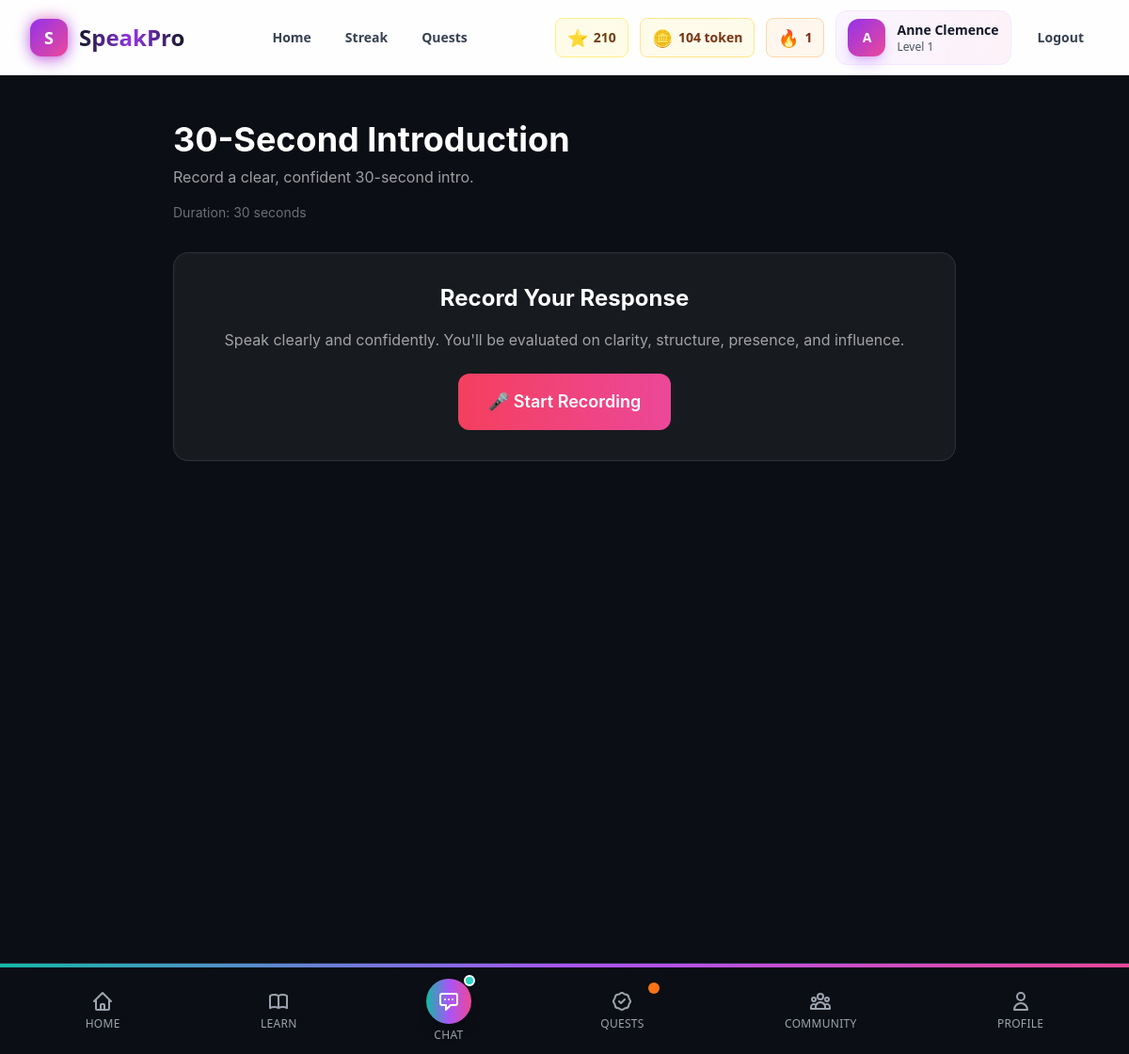
The page /milestone/13/ (signed in) on the database its author committed.
### myApp/models.py (models this page shows, shortened)
class Profile(models.Model):
    user = models.OneToOneField(User, on_delete=models.CASCADE)
    created_at = models.DateTimeField(auto_now_add=True)
    updated_at = models.DateTimeField(auto_now=True)
    daily_goal_minutes = models.IntegerField(default=5, validators=[MinValueValidator(2), MaxValueValidator(60)])
    learning_goal = models.CharField(max_length=100, default="converse_confidently")
    current_level = models.IntegerField(default=1, validators=[MinValueValidator(1), MaxValueValidator(6)])
    total_xp = models.IntegerField(default=0)
    current_streak = models.IntegerField(default=0)
    longest_streak = models.IntegerField(default=0)
    last_activity = models.DateTimeField(null=True, blank=True)
    coins = models.IntegerField(default=0)
    tickets = models.IntegerField(default=0)  # For district venue entry
    persona = models.JSONField(default=dict, blank=True)  # Role, audience, goal, etc.
    contexts = models.JSONField(default=list, blank=True)  # Typical speaking contexts
    goals = models.JSONField(default=list, blank=True)  # Learning goals
    ab_variant = models.CharField(max_length=1, default='A', choices=[('A', 'Dashboard-first'), ('B', 'Map-first')])
    onboarding_completed = models.BooleanField(default=False)

class MilestoneChallenge(models.Model):
    level = models.ForeignKey(Level, on_delete=models.CASCADE, related_name='milestones')
    name = models.CharField(max_length=100)
    description = models.TextField()
    duration_seconds = models.IntegerField()
    rubric = models.JSONField(default=dict)  # Criteria and weights
    xp_reward = models.IntegerField(default=50)
    coins_reward = models.IntegerField(default=20)

### myApp/views.py (the view)
# urls.py: path('milestone/<int:level_id>/', views.milestone_challenge, name='milestone_challenge'),
@login_required
def milestone_challenge(request, level_id):
    level = get_object_or_404(Level, id=level_id)
    milestone = get_object_or_404(MilestoneChallenge, level=level)
    attempts = MilestoneAttempt.objects.filter(
        user=request.user,
        milestone=milestone
    ).order_by('-created_at')
    context = {
        'level': level,
        'milestone': milestone,
        'attempts': attempts,
    }
    return render(request, 'myApp/milestone_challenge.html', context)

### myApp/templates/myApp/milestone_challenge.html (shortened to what this page needs)
{% extends 'myApp/base.html' %}
{% load static %}
{% block content %}
<div class="min-h-screen bg-[#0B0E14] text-white" style="font-family: 'Inter', 'Manrope', sans-serif;">
  <div class="max-w-4xl mx-auto px-4 sm:px-6 lg:px-8 py-12">
    <div class="mb-8">
      <h1 class="text-4xl font-bold mb-2">{{ milestone.name }}</h1>
      <p class="text-white/60">{{ milestone.description }}</p>
      <div class="mt-4 text-sm text-white/40">
        Duration: {{ milestone.duration_seconds }} seconds
      </div>
    </div>
    <div class="bg-white/5 border border-white/10 rounded-2xl p-8 mb-6">
      <div class="text-center mb-6">
        <h2 class="text-2xl font-bold mb-4">Record Your Response</h2>
        <p class="text-white/60 mb-6">Speak clearly and confidently. You'll be evaluated on clarity, structure, presence, and influence.</p>
      </div>
      <div class="flex flex-col items-center gap-6">
        <button id="recordButton" class="px-8 py-4 rounded-xl bg-gradient-to-r from-rose-500 to-pink-500 font-semibold hover:from-rose-600 hover:to-pink-600 transition-all duration-200 text-lg">
          🎤 Start Recording
        </button>
      </div>
    </div>
  </div>
</div>
{% endblock %}

### myApp/templates/myApp/base.html (shortened to what this page needs)
<!DOCTYPE html>
<html lang="en">
<head>
    <script src="https://cdn.tailwindcss.com"></script>
</head>
<body class="bg-gray-50 min-h-screen">
    <nav class="fixed top-0 left-0 right-0 z-50 transition-all duration-300" id="navbar">
        <div class="relative max-w-7xl mx-auto px-4 sm:px-6 lg:px-8">
            <div class="flex justify-between items-center h-20">
                <div class="flex items-center">
                    <a href="{% url 'home' %}" class="flex items-center space-x-3 group" aria-label="SpeakPro Home">
                        <div class="relative">
                            <div class="absolute inset-0 bg-gradient-to-r from-purple-600 via-pink-500 to-purple-600 rounded-xl opacity-75 blur group-hover:opacity-100 transition-opacity"></div>
                            <div class="relative w-10 h-10 bg-gradient-to-br from-purple-600 to-pink-500 rounded-xl flex items-center justify-center shadow-lg shadow-purple-500/30 group-hover:scale-110 transition-transform">
                                <span class="text-white font-black text-lg">S</span>
                            </div>
                        </div>
                        <span class="text-2xl font-extrabold bg-gradient-to-r from-gray-900 via-purple-600 to-gray-900 bg-clip-text text-transparent group-hover:from-purple-600 group-hover:via-pink-500 group-hover:to-purple-600 transition-all">SpeakPro</span>
                    </a>
                </div>
                <div class="hidden md:flex items-center space-x-1">
                    <a href="{% url 'home' %}" class="px-4 py-2 rounded-xl text-sm font-semibold text-gray-700 hover:text-purple-600 hover:bg-purple-50 transition-all duration-200 relative group">
                        Home
                    </a>
                    {% if user.is_authenticated %}
                    <a href="{% url 'streak_page' %}" class="px-4 py-2 rounded-xl text-sm font-semibold text-gray-700 hover:text-purple-600 hover:bg-purple-50 transition-all duration-200 relative group">
                        Streak
                    </a>
                    <a href="{% url 'quests' %}" class="px-4 py-2 rounded-xl text-sm font-semibold text-gray-700 hover:text-purple-600 hover:bg-purple-50 transition-all duration-200 relative group">
                        Quests
                    </a>
                    {% endif %}
                </div>
                <div class="flex items-center space-x-3">
                    {% if user.is_authenticated %}
                        <div class="flex items-center space-x-3">
                            <div class="hidden lg:flex items-center space-x-3">
                                <div class="flex items-center gap-1.5 px-3 py-1.5 rounded-lg bg-yellow-50 border border-yellow-200">
                                    <span class="text-yellow-600 text-lg">⭐</span>
                                    <span class="text-sm font-bold text-yellow-900">{{ user.profile.total_xp|default:0 }}</span>
                                </div>
                                <div class="flex items-center gap-1.5 px-3 py-1.5 rounded-lg bg-amber-50 border border-amber-200">
                                    <span class="text-amber-600 text-lg">🪙</span>
                                    <span class="text-sm font-bold text-amber-900">{{ user.profile.coins|default:0 }} token</span>
                                </div>
                                {% if user.profile.current_streak > 0 %}
                                <div class="flex items-center gap-1.5 px-3 py-1.5 rounded-lg bg-orange-50 border border-orange-200">
                                    <span class="text-orange-500 streak-fire text-lg">🔥</span>
                                    <span class="text-sm font-bold text-orange-900">{{ user.profile.current_streak }}</span>
                                </div>
                                {% endif %}
                            </div>
                            <div class="flex items-center gap-3 px-3 py-2 rounded-xl bg-gradient-to-r from-purple-50 to-pink-50 border border-purple-100 hover:border-purple-200 transition-all">
                                <div class="w-10 h-10 bg-gradient-to-br from-purple-600 to-pink-500 rounded-xl flex items-center justify-center shadow-lg shadow-purple-500/30">
                                    <span class="text-white text-sm font-bold">{{ user.first_name.0|default:user.username.0|upper }}</span>
                                </div>
                                <div class="hidden sm:block">
                                    <p class="text-sm font-bold text-gray-900">{{ user.first_name|default:user.username }}</p>
                                    <p class="text-xs text-gray-600">Level {{ user.profile.current_level|default:1 }}</p>
                                </div>
                            </div>
                            <a href="{% url 'logout' %}" class="px-4 py-2 rounded-xl text-sm font-semibold text-gray-700 hover:text-red-600 hover:bg-red-50 transition-all duration-200 min-h-[44px] flex items-center">
                                Logout
                            </a>
                        </div>
                    {% endif %}
                </div>
            </div>
        </div>
    </nav>
    <div class="h-20"></div>
    <main class="min-h-screen">
        {% block content %}{% endblock %}
    </main>
    {% if user.is_authenticated %}
    {% include 'myApp/components/mobile_footer.html' %}
    {% endif %}
</body>
</html>

### myApp/templates/myApp/base.html (style rules this page uses)
.streak-fire { animation: flicker 1.5s infinite alternate; }
html { scroll-behavior: smooth; }
a, button { transition: all 0.3s cubic-bezier(0.4, 0, 0.2, 1); }
body { -webkit-font-smoothing: antialiased; -moz-osx-font-smoothing: grayscale; text-rendering: optimizeLegibility; overflow-x: hidden; }
#navbar { transition: all 0.3s cubic-bezier(0.4, 0, 0.2, 1); }

### rows shown on the page
MilestoneChallenge: name "30-Second Introduction", description "Record a clear, confident 30-second intro.", duration_seconds "30"

### other values the page prints
{{ user.profile.total_xp|default:0 }} "210"
{{ user.profile.coins|default:0 }} "104"
{{ user.profile.current_streak }} "1"
{{ user.first_name.0|default:user.username.0|upper }} "A"
{{ user.first_name|default:user.username }} "Anne Clemence"
{{ user.profile.current_level|default:1 }} "1"
